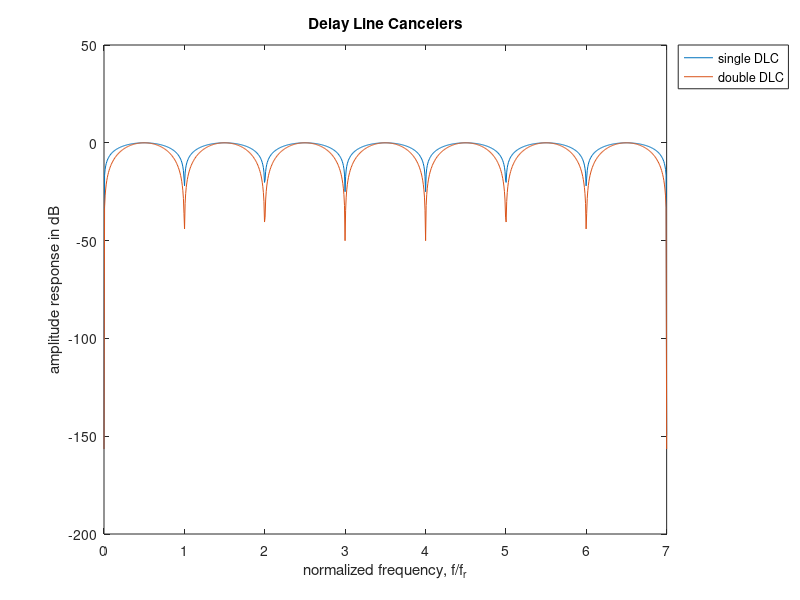

Write the MATLAB code that produced this figure.
f = linspace(0, 7, 1000);
w = 2*pi*f;
singleLC = 4 * (sin(w./2).^2);
doubleLC = singleLC.^2;
singleLC = sqrt(abs(singleLC));
doubleLC = sqrt(abs(doubleLC));
singleLC = singleLC ./ (max(singleLC));
doubleLC = doubleLC ./ (max(doubleLC));
singleLC = 10*log10(singleLC + eps);
doubleLC = 10*log10(doubleLC + eps);

figure('Name','Delay Line Cancellers');
plot(f,singleLC, f, doubleLC);
title('Delay Line Cancelers');
% axis('tight');
xlabel('normalized frequency, f/f_r');
ylabel('amplitude response in dB');
hleg = legend('single DLC', 'double DLC', 'Location', 'NorthEastOutside');